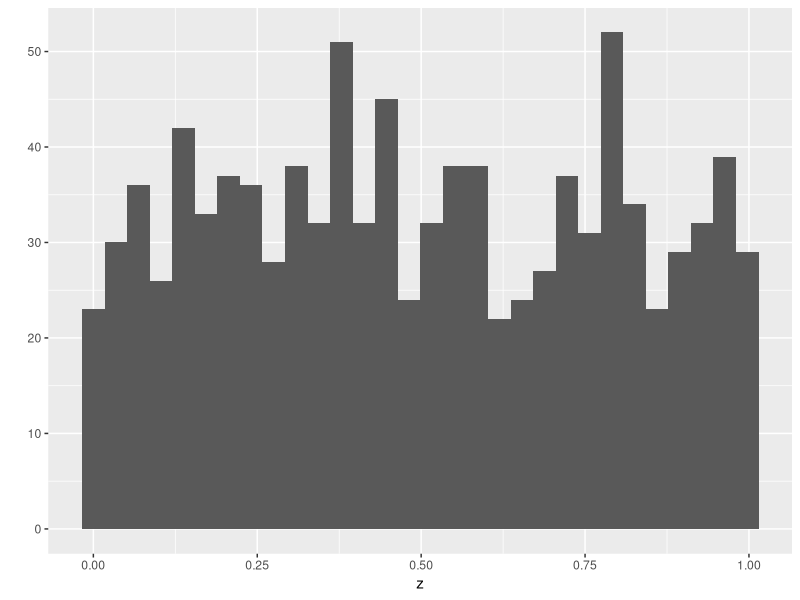
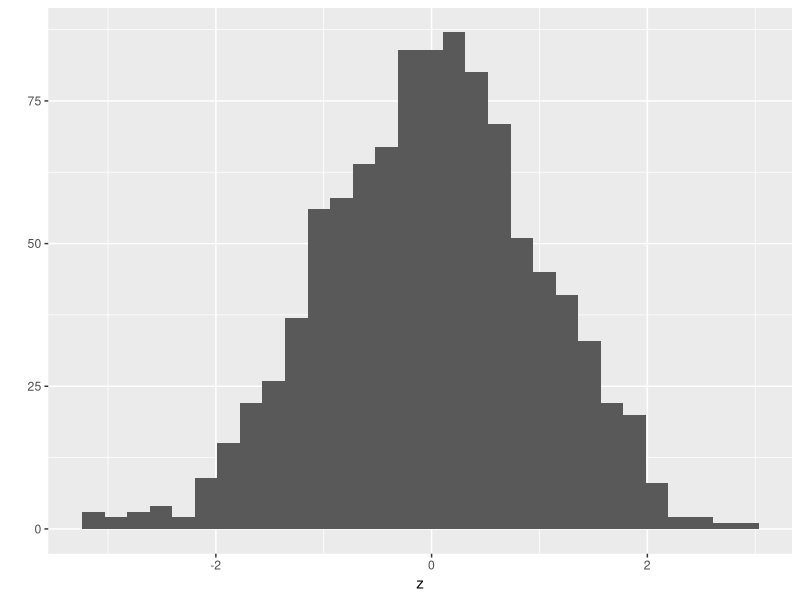
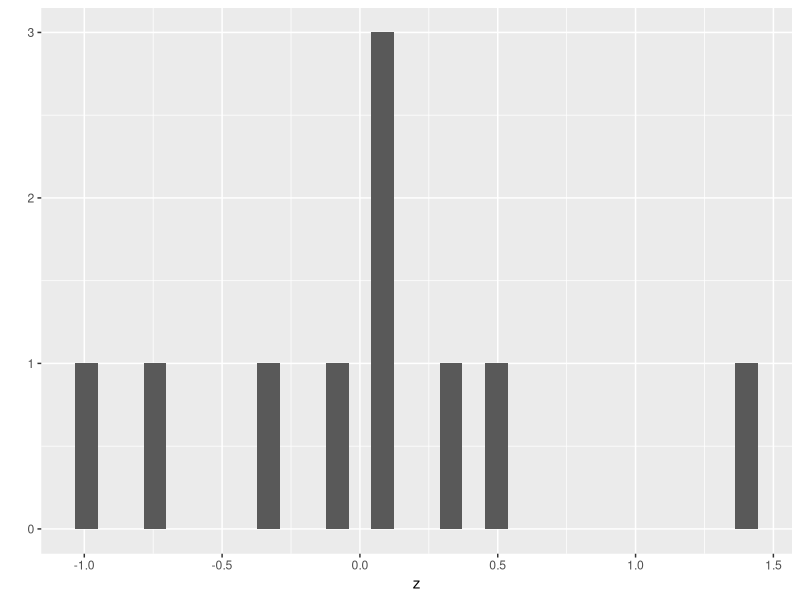
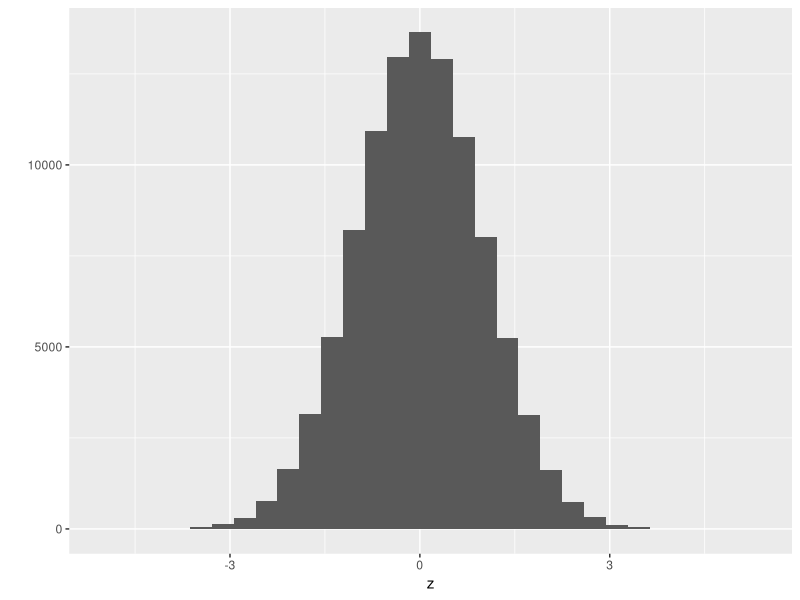

R code for these plots, in order: (Note: this script raises an error after producing the figures.)
# Atomic Vectors 2
# Jan 30 2025
# Noah WK Mattheis

#Create an empty vector, specify mode and length)
z <- vector(mode='numeric', length=0)
print(z)

# Adding elements to vector
# Not recommended way to build a vector, its slow
# DYNAMIC SIZING IS SLOW, poor memory management
z <- c(z,5)
print(z)

# Number before comma - what you want in the vector
# Number after comma - number of elements specified
z <- rep(0,100)
# Returns first 6 elements
head(z)


# Be careful of doing this as zero can have multiple meanings depending on function
# Did we put it in or did function = 0?
# Instead use NA Values
z <-rep(NA, 100)
head(z)

# But what type is NA?
typeof(z)

# Direct assignment of vector location and value
z[1] <- 'Washington'
head(z)
typeof(z)

# Notice it now coerces the type of z and NA to be character, due to data hierarchy

typeof(z[3])



# Creating Large vectors

# Initiate a vector of random values, 0 to 1
my_vector <- runif(100)
# Returns last six elements of vector
tail(my_vector)

# paste will paste the name given to given vector/location
# seq - make a sequence starting at 1 and going to length of specified vector
# this way the code is general enough to work with other vectors
# This line will give a new vector names my_names that will have SpeciesX in each cell
# Where X = 1 through length of vector
# Sep will separate text with given character, here we give no space so it is SpeciesX and not Species X
my_names <- paste('Species', seq(1:length(my_vector)), sep='')
# Combines vectors, matching it pos1 to pos1
names(my_vector) <- my_names
head(my_names)
head(my_vector)
str(my_vector)



# rep for repeating elements
rep(0.5,6) # give the element (or vector) and number of times to repeat
rep(x = 0.5, times = 6) # Same as above with argument names
rep(times = 6, x = 0.5) # Order does not matter
my_vec <- c(1,2,3) # Concatanate 1, 2, and 3 to a new vector called my_vec
rep(x = my_vec, times  = 2) # Applies to entire vector, repeats vector twice
rep(x = my_vec, each = 2) # Repeat each element in vector individually
rep(x = my_vec, times = my_vec) # Repeats the elements matching pair wise
# So pos1 will be repeated pos1 times, pos2 will be repeated pos2 times, and pos3 will
# be repeated pos3 times
rep(x = my_vec, each = my_vec) # Gives warning message, uses the first element of each
# So in this case, first element of my_vec is 1, so it is reading it as each = 1
# times can be multiple numbers, each can only and exclusively be a single number


# Using the seq function for number sequences
seq(from = 2, to = 4) # set limits for integer sequence
2:4 # equivalent to seq function w/o the words
`:`(2,4) # also works same way
seq(from=2, to=4, by=0.5) # Changing count/steps in seq from 1 to 0.5
seq(from=2, to=4, by=0.67) # will do its best to fit length but not go over end limit
x <- seq(from=2, to=4, length=7) # Sometimes easier to specify number of elements
print(x) # will count equal number between elements based on length
my_vec <- 1:length(x) # commonly used but actually slow, but also easier to read
print(my_vec)
seq_along(my_vec) # faster for models and big data!
# seq_along will take vector and provide integer value going length of sequence
seq_len(5) # faster comp time than 1:5


# Random number generator, ahhh good ol rando data sets, reminds me of UMD
# For future self, include how to set a seed too
# Our boys rnorm and runif, meaning random normal distribution or random uniform distribution
# These are continuous with real number boundaries
runif(5) # displays five rando uni numbers between 0 and 1
runif(n=3, min=100, max=101) # three rando uni values between 100 and 101
runif(n=4,
      min=50,
      max = 100) # R is good at reading splits using commas between new lines
  # ^^^^ Useful for other things like GGPlot ^^^^^

rnorm(6) # six rando norm numbers with mean = 0 and standard deviation = 1
rnorm(n=5, mean = 100, sd = 30) # five rando norm numbers, mean = 100, standard deviation = 30


# Exploring sampling distributions by sampling and plotting
# GGPlot likes DataFrame types of data
library(ggplot2) # Do this at start of code normally
z <- runif(1000) # default uniform (0,1)
qplot(x=z) # Will plot a column chart showing distribution of values from z
z <- rnorm(1000) #default normal (0,1)
qplot(x = z) # Will plot a column chart showing distribution of values from z

z <- rnorm(10)
qplot(x=z)

z <- rnorm(100000)
qplot(x = z) # Pretty much showing law of normality with large numbers


# Using sample to draw random values into existing vector
long_vec <- seq_len(10) # gives me a seq from 1 to 10 in a vector
typeof(long_vec)
str(long_vec) # Will give info of vector, like type and length and elements

sample(x=long_vec) # with no other params, reorders the vector
sample(x=long_vec, size =3) # will return three values from the vector long_vec, no replacement here
# Now keep in mind, are we sample WITH or WITHOUT Replacement?
sample(x=long_vec, size = 11) # Returns error, can do without replacement with a size greater than our given options
sample(x=long_vec, size = 16, replace = TRUE) # generates duplicates and more elements then in given vector due to the size argument, with replacement
# replace is default set to false


# Right now when we sample, everything is given equal consideration for sample/replace
# There is a way to give some more "weights" to certain values, making them more likely to appear
# Weights cannot be zero or negative, have to be positive
my_weights <- c(rep(20,5), rep(100,5)) # create a set of non-zero positive weights
# integer or real
print(my_weights) # will give weights more towards higher values by our example
# If weights had identical values, it would be same chance no weight
sample(x=long_vec, replace = TRUE, prob=my_weights) # Sampling with replacement and weights
sample(x=long_vec, replace = FALSE, prob=my_weights) # Sampling without replacement and with weights
sample(x=long_vec, replace=TRUE, prob=long_vec) # the vector elements themselves will determine probability
# I.E. 10 should show up 10 times more likely than 1, 7 will be 7 times more likely


# IMPORTANT SKILL ALERT
# Subsetting an atomic vector <- based skill
z <- c(3.1, 9.2, 1.3, 0.4, 7.5)

# Positive index values
z[c(2,3)] # indicate variable z, brackets represent were looking at elements, and here we have a vector saying we want the second and third element

# Negative index values
z[-c(2,3)] # Return everything but values in the second and third positions


# Create a vector of logical elements to select conditions
z[z<3] # returns values of z that are less than 3, will go one at a time

# Will provide same thing, but tester is a vector of boolean type with TRUE and FALSE at specific locations
tester <- z<3
print(tester)
z[tester]

which(z<3) # returns which positions of vector where statment z < 3 is true

z[which(z<3)] # returns same as z[z<3] but sometimes will be diff

z[-(length(z):(length(z)-2))] # negative of 5 to 3, so we get elements in pos 1 and 2
# The negative at the beginning means work from the end and strip out from end

# Assigns names for each element in vector, can return specific elements by name
names(z) <- letters[1:5]
print(z)
z[c("b","c")]

## Logical Symbols and Operators
# < Less Than
# > Greatert Than
# <= LT or Equal To
# >= GT or Equal To
# == Equal To (Boolean)
# ! Not
# & and (Atomic Vectors)
# | Or (Atomic Vectors) -- Think of Logical reasoning for these, TRUE if one is true
# xor (X,Y) -- works if one of the statements is true, like logical reasoning, but not BOTH - exclusively one can be true

x <- 1:5
y <- c(1:3,7,7)

# Results will be vector of Booleans - True or False values
x == 2
x != 2
x == y
x != y

# Will return TRUE if both conditions are true, FALSE if not for and
x == 1 & y == 7
x == 5 & y == 7
x == 1 | y == 7
x == 3 | y == 3
xor(x == 3, y == 3)
xor(x == 1, y == 4)

# common errors that can happen
# = vs. ==
z2 <- 5
z2 == 4 | 6 # Gives wrong answer, comes back TRUE
z2 == 4 | z2 == 6 # Complete and proper boolean statement on each side of comparison


# Subscripting with missing values
z <- runif(10) # simple integer sequence
print(z)
set.seed(90)
z <- runif(10) # simple integer sequence, setting seed before calling it will make it call the same numbers everytime - good for repeatable research
print(z)

z < 0.5 # creates logical vector
z[z < 0.5] # use as index call, discards FALSE elements and returns TRUE ones
which(z < 0.5) # Gives position/locations of the TRUE elements
z[which(z < 0.5)] # same result as line 224

zD <- c(z, NA, NA) # Contaminate data with NA
print(zD)
zD[zD < 0.5] # NA values carried along
zD[which(zD < 0.5)] # NA Values Dropped
